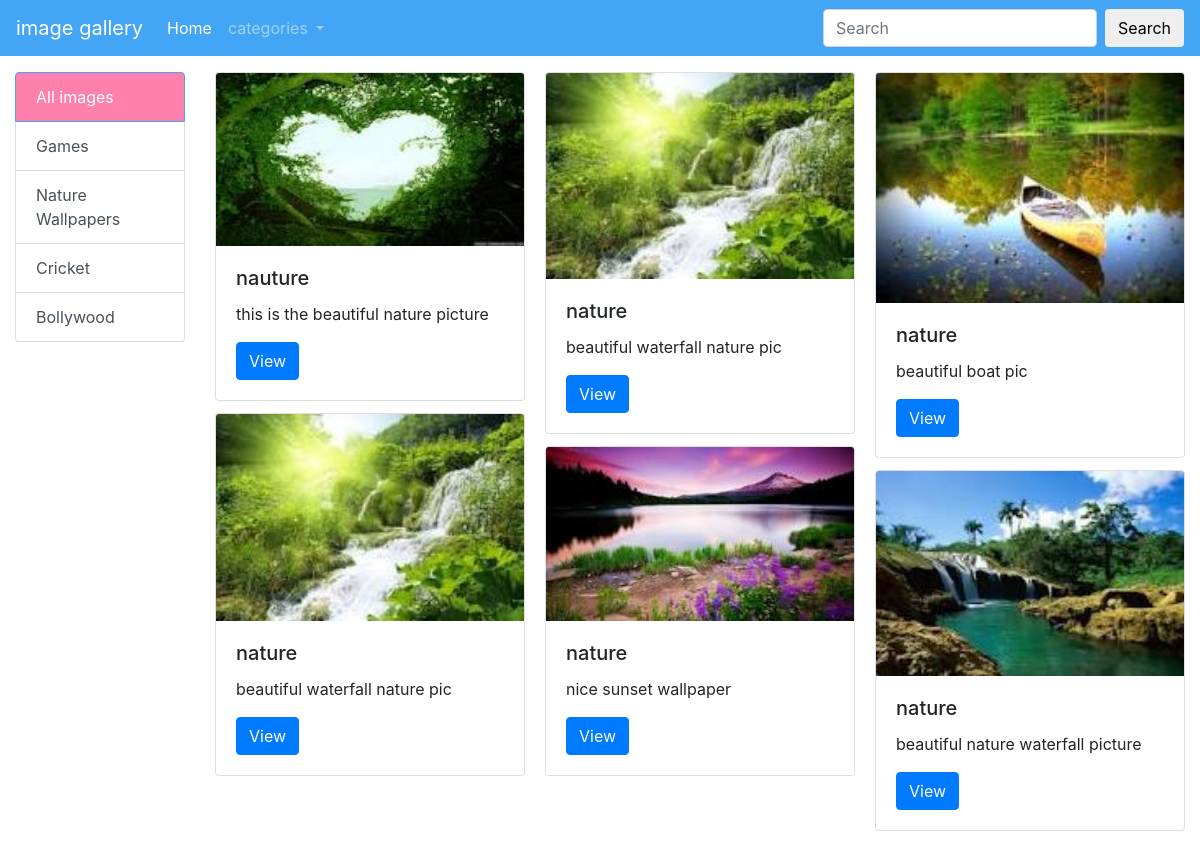
Page /category/2 on the committed database.
### myapp/models.py (models this page shows, shortened)
class Category(models.Model):
	title=models.CharField(max_length=100)
	description = models.TextField()

class Image(models.Model):
	title=models.CharField(max_length=200)
	description = models.TextField()
	image = models.ImageField(upload_to='images')
	added_date = models.DateTimeField()
	cat = models.ForeignKey(Category,on_delete=models.CASCADE)

### myapp/views.py (the view)
# urls.py: path('category/<int:cid>',views.show_category_page),
def show_category_page(request,cid):
	cats=Category.objects.all()
	category=Category.objects.get(pk=cid)
	images=Image.objects.filter(cat=category)
	data={'images':images,'cats':cats}
	return render(request,'home.html',data,)

### templates/home.html (shortened to what this page needs)
<!doctype html>
<html lang="en">
  <head>
    <link rel="stylesheet" href="https://maxcdn.bootstrapcdn.com/bootstrap/4.0.0/css/bootstrap.min.css">
  </head>
  <body>
  {%include "navbar.html"%}
<div class="container-fluid" >
<div class ="row">
	<div class="col-md-2" >
		<div class="list-group mt-3">
			<a href="/home/" class="list-group-item list-group-item-action active">
					 All images
			</a>
			{% for c in cats%}
			<a href="/category/{{c.pk}}" class="list-group-item list-group-item-action">{{c.title}}</a>
			{% endfor %}
			</div>
	</div>
	<div class="col-md-10">
		<div class="row mt-3">
			<div class="col-md-12" >
				<div class ="card-columns">
					{%for i in images %}
					<div class="card" >
					 <img class="card-img-top" src="/media/{{i.image}}" alt="Card image cap">
					 <div class="card-body">
	    	    		<h5 class="card-title">{{i.title}}</h5>
						<p class="card-text">{{i.description}}</p>
						<a href="#" class="btn btn-primary" onclick="showModalwithImage('{{i.image}}')">View</a>
					</div>
					</div>
					{% endfor %}
				</div>
			</div>
		</div>
	</div>
</div>
</div>
  </body>
</html>

### templates/home.html (style rules this page uses)
.list-group-item.active { background:#ff80ab!important; border-color:#42a5f5!important; }

### rows in the picture
Category: title "Games"
Category: title "Nature Wallpapers"
Category: title "Cricket"
Category: title "Bollywood"
Image: image (picture), title "nauture", description "this is the beautiful nature picture"
Image: image (picture), title "nature", description "beautiful waterfall nature pic"
Image: image (picture), title "nature", description "beautiful waterfall nature pic"
Image: image (picture), title "nature", description "nice sunset wallpaper"
Image: image (picture), title "nature", description "beautiful boat pic"
Image: image (picture), title "nature", description "beautiful nature waterfall picture"
